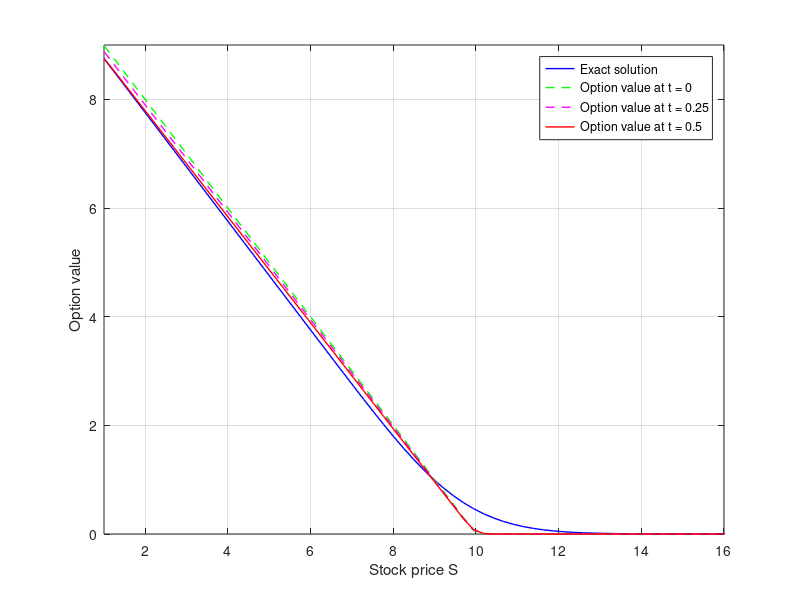

Source code (MATLAB):
clc;close all; clear all;
X = 10; r = 0.05; sigma = 0.20; theta = 0.5;
T = 0.5;
N = 121;
M = 30;
S = linspace(1,30,N);
y = log(S);
dt = T/M;
dy = y(2)-y(1);
c = 1.5;
[call, put] = blsprice(S,X,r,T,sigma);
for j = 1:N
    y(j) = (j-1)*dy;
end
phi = zeros(N,N);
for i = 1:N
    for j = 1:N
         phi(i,j) = exp(-(c*(y(i)-y(j)))^2);
    end
end
L =  zeros(N,N);
Ly =  zeros(N,N);
Lyy =  zeros(N,N);
L = phi;
for i = 1:N
    for j = 1:N
        Ly(i,j) = -2*c^2*(y(i)-y(j))*exp(-(c*(y(i)-y(j)))^2);
    end
end
for i = 1:N
    for j = 1:N
        Lyy(i,j) = 2*c^2*exp(-(c*(y(i)-y(j)))^2)*(2*c^2*(y(i)-y(j))^2 - 1);
    end
end
P=r*(eye(N))-(0.5*sigma^2)*(pinv(L)*Lyy)-(r-(0.5*sigma^2))*(pinv(L)*Ly);
Uo = max(X-S,0);
%alphao = zeros(N,1);
alphao = pinv(L)*Uo';
alpha = zeros(N,1);
P1 = (eye(N)+(1-theta)*dt*P);
P2 = (eye(N)-theta*dt*P);
Un = zeros(N,1);
Unn = zeros(N,M);
t = (1:M)*dt;
b = pinv(P1)*P2;
for j = 1:M
    alpha = b*alphao;
    Un = L*alpha;
    %Unn(1,j) = X*exp(-r*j*dt);
    for i = 1:N
        Unn(i,j) = Un(i);
    end
    alphao = alpha;
end


tmp = 0;
for i = 1:N
    sum = tmp + (abs(put(i)-Un(i)))^2;
    tmp = sum;
end
RMSE = sqrt(sum/N);

% A = [8.7531;
%     7.7531;
%     5.7531;
%     3.7532;
%     1.7987 ;
%     0.4420 ;
%     0.0483 ;
%     0.0028 ;
%     0.0001];
% B =  [8.7531;
%     7.7531 ;
%     5.7531 ;
%     3.7533 ;
%     1.7996;
%     0.4411;
%     0.0487;
%     0.0037;
%     0.0008];
% for i = 1:9
%     sum = 0;
%     sum = sum + (abs(A(i)-B(i)))^2;
% end
% RMSE = sqrt(sum/9);
figure(1)
plot(S,put,'-b','linewidth',1)
hold on
grid on
legend('Exact solution')
axis([1 16 0 9])
xlabel('Stock price S')
ylabel('Option value')
plot(S,Unn(:,1),'--g','linewidth',1)
hold on
legend('Exact solution','Option value at t = 0')
plot(S,Unn(:,round(M/2)),'--m','linewidth',1)
hold on
legend('Exact solution','Option value at t = 0','Option value at t = 0.25')
plot(S,Unn(:,M),'-r','linewidth',1)
hold off
legend('Exact solution','Option value at t = 0','Option value at t = 0.25','Option value at t = 0.5')

% % 
% 
% figure(2)
% mesh(t,S,Unn)